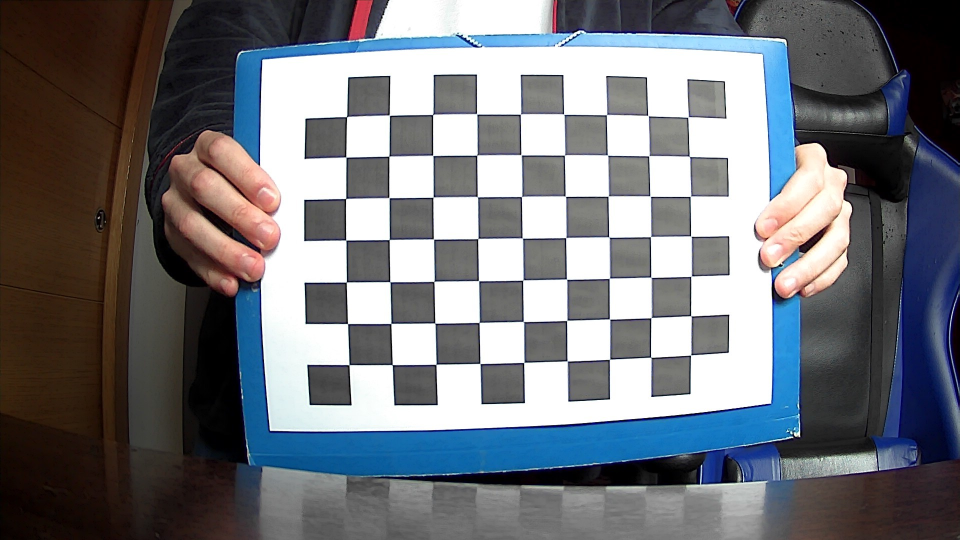
#> input picture chessboard/PC_camera/01.jpg, 1920 x 1080 px (shown at 1/2 size); its folder holds only this picture in this run
$ python show_patterns.py
#> lines starting #> are read from the running program, lines starting #| are printed output that depends on the picture; after the words box and inside, x2 and y2 are one past the last pixel; in counts of white or black regions, pixels touching at a corner belong together
### resources/camera_calibration.py
import numpy as np
import cv2 as cv
import os


def camera_calibration(chessboard, camera, path, show_patterns=False):
    # Termination criteria
#> called with chessboard = (9, 7), camera = (1920, 1080), path = 'chessboard/PC_camera', show_patterns = True
    if show_patterns:
        criteria = (cv.TERM_CRITERIA_EPS + cv.TERM_CRITERIA_MAX_ITER, 30, 0.001)

    # Prepare object points, like (0,0,0), (1,0,0), (2,0,0), ..., (6,5,0)
    objp = np.zeros((chessboard[0] * chessboard[1], 3), np.float32)
    objp[:, :2] = np.mgrid[0:chessboard[0], 0:chessboard[1]].T.reshape(-1, 2)

    # Arrays to store object points and image points from all the images.
    objpoints = []  # 3d points in real world space
    imgpoints = []  # 2d points in image plane

    images = os.listdir(path)

    for img_path in images:
        img = cv.imread(f'{path}/{img_path}')
#> img is the input picture: shape (1080, 1920, 3); mean B, G, R 121.5, 116.1, 113.9
        gray = cv.cvtColor(img, cv.COLOR_BGR2GRAY)
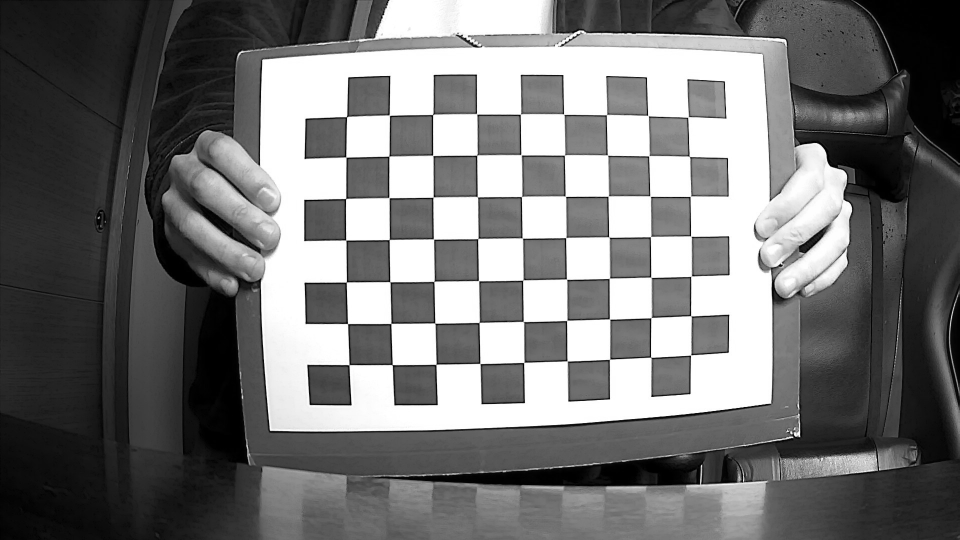
#> gray: shape (1080, 1920) (shown at 1/2 size); min 0, max 255, mean 116

        # Find the chess board corners
        ret, corners = cv.findChessboardCorners(gray, chessboard, None)
#> ret = True; corners = 63 rows, first 8: [693.1, 234.4], [780.2, 231.7], [865.4, 230.1], [952.4, 227.2], [1040.6, 229.6], [1127.4, 227.8], [1212.5, 230.5], [1295.6, 230.7]

        # If found, add object points, image points (after refining them)
        if ret:
            objpoints.append(objp)
            imgpoints.append(corners)

            if show_patterns:
                corners2 = cv.cornerSubPix(gray, corners, (11, 11), (-1, -1), criteria)
#> corners2 = 63 rows, first 8: [693.6, 234], [779.1, 231], [865.8, 229.5], [953.7, 228.4], [1040.8, 229], [1127.8, 229.1], [1213.2, 230.2], [1296.1, 231.8]

                # Draw and display the corners
                cv.drawChessboardCorners(img, chessboard, corners2, ret)
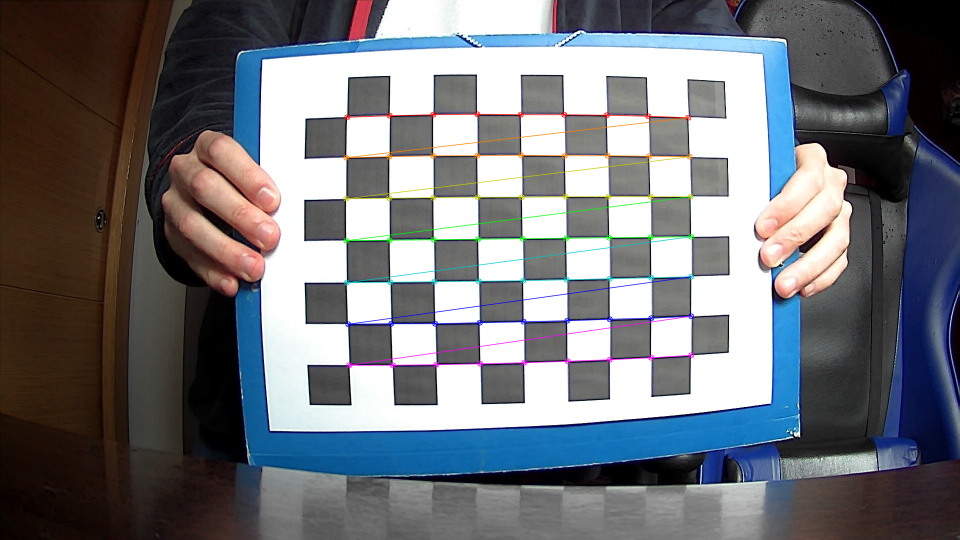
#> img: shape (1080, 1920, 3) (shown at 1/2 size); 1.53% of pixels changed, all inside (x1, y1, x2, y2) = (686, 222, 1389, 737)
                cv.imshow('Image', img)
                cv.waitKey(500)

    if show_patterns:
        cv.destroyAllWindows()

    ret, mtx, dist, rvecs, tvecs = cv.calibrateCamera(objpoints, imgpoints, camera, None, None)
#> ret = 0.547; mtx = [[6363.4, 0, 948.9], [0, 5748.1, 525.6], [0, 0, 1]]; dist = [[-7.82, 164.2, -0.0486, 0.0672, 679.4]]; rvecs = ([0.00659, -0.303, -0.0136],); tvecs = ([-2.82, -3.52, 67.4],)
    return mtx

### show_patterns.py
from resources.camera_calibration import *


def main():
    ###############################################################
    # Code to change for your convenience

    calibration_path = 'chessboard/PC_camera'
    chessboard_dimensions = (9, 7)
    camera_resolution = (1920, 1080)
    ###############################################################

    camera_calibration(chessboard_dimensions, camera_resolution, calibration_path, True)


if __name__ == "__main__":
    main()

$ run again, on chessboard/PC_camera/05.jpg
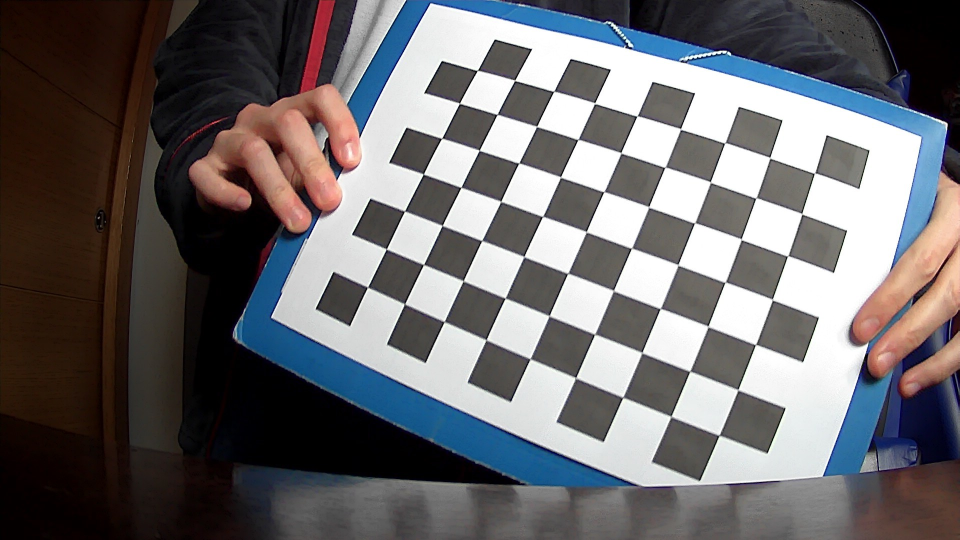
#> input picture chessboard/PC_camera/05.jpg, 1920 x 1080 px (shown at 1/2 size)
#> in camera_calibration, img is the input picture: shape (1080, 1920, 3); mean B, G, R 108, 106, 108.4
#> in camera_calibration, `gray = cv.cvtColor(img, cv.COLOR_BGR2GRAY)`:
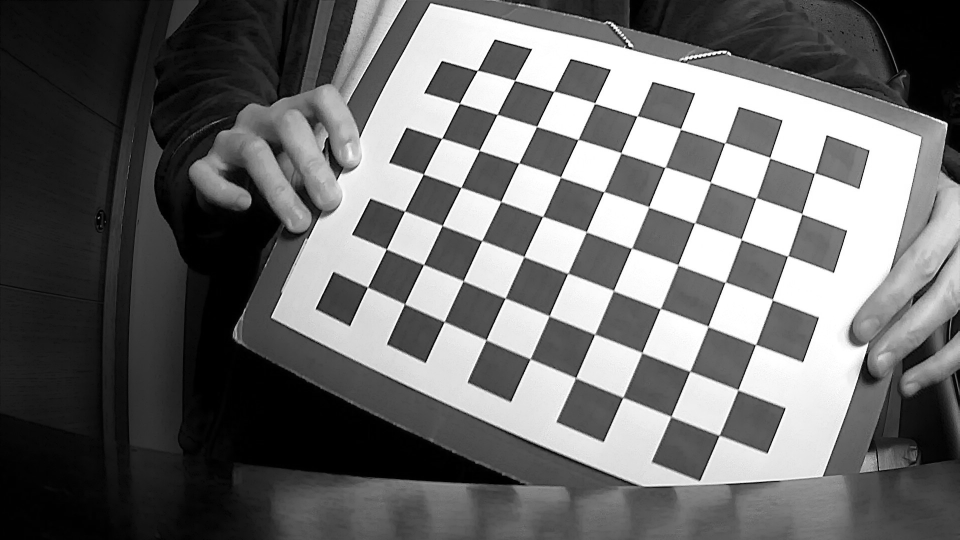
#> gray: shape (1080, 1920) (shown at 1/2 size); min 0, max 255, mean 106.9
#> in camera_calibration, `ret, corners = cv.findChessboardCorners(gray, chessboard, None)`: ret = True; corners = 63 rows, first 8: [954.8, 141.5], [1029.5, 161.7], [1108.2, 182.6], [1189.6, 205.6], [1274.2, 232.6], [1361.4, 257.1], [1449.1, 287.4], [1540.2, 316.4]
#> corners2 = 63 rows, first 8: [955.1, 141.5], [1029.6, 161.4], [1107.8, 183.2], [1189.6, 206.9], [1274.4, 232.6], [1361.2, 258.5], [1449.8, 286.6], [1539.8, 315.8]
#> in camera_calibration, `cv.drawChessboardCorners(img, chessboard, corners2, ret)`:
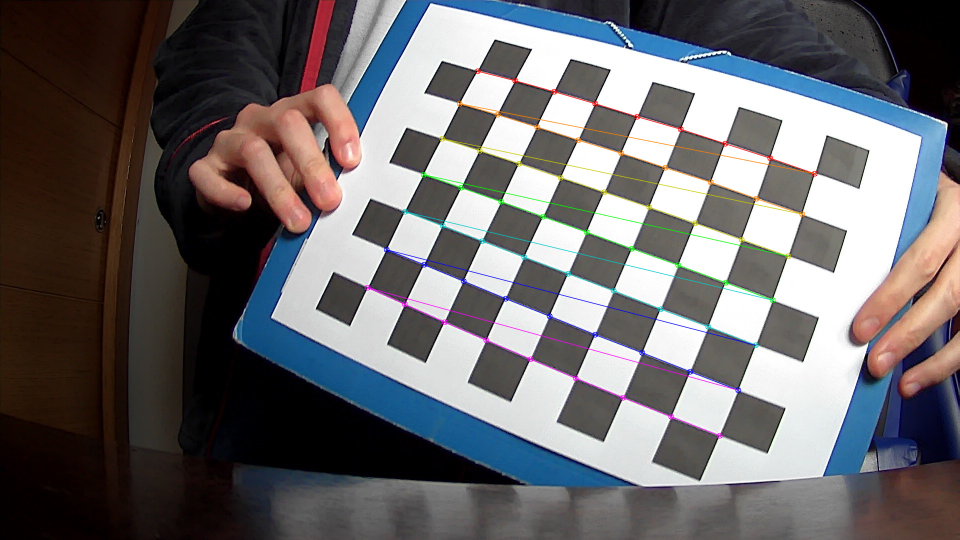
#> img: shape (1080, 1920, 3) (shown at 1/2 size); 1.58% of pixels changed, all inside (x1, y1, x2, y2) = (729, 136, 1636, 878)
#> in camera_calibration, `ret, mtx, dist, rvecs, tvecs = cv.calibrateCamera(objpoints, imgpoints..`: ret = 0.453; mtx = [[606.7, 0, 994.1], [0, 591.7, 640.4], [0, 0, 1]]; dist = [[-0.0598, -0.00239, -0.0163, 0.00753, 0.00199]]; rvecs = ([-0.115, 0.126, 0.412],); tvecs = ([-0.523, -6.2, 7.32],)

$ run again, on chessboard/PC_camera/06.jpg
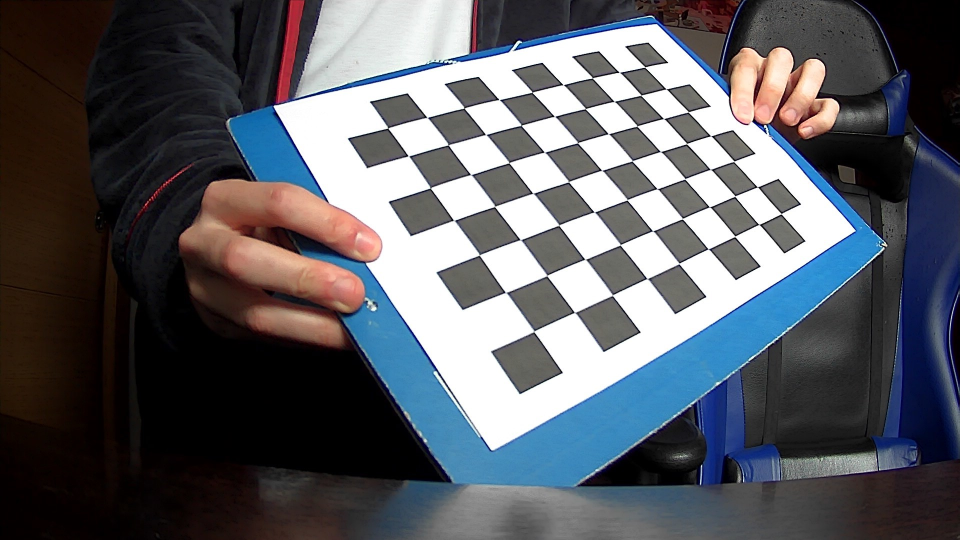
#> input picture chessboard/PC_camera/06.jpg, 1920 x 1080 px (shown at 1/2 size)
#> in camera_calibration, img is the input picture: shape (1080, 1920, 3); mean B, G, R 98.5, 92.7, 90.9
#> in camera_calibration, `gray = cv.cvtColor(img, cv.COLOR_BGR2GRAY)`:
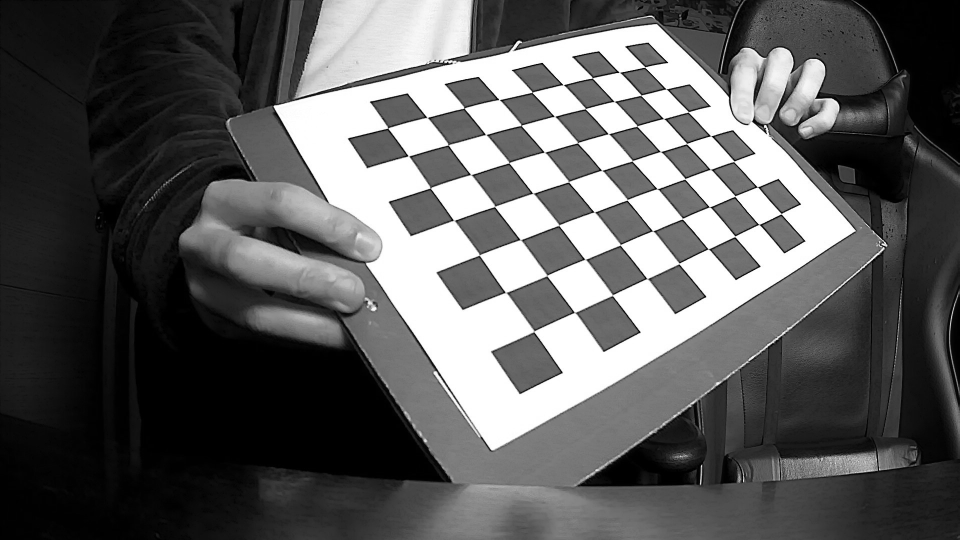
#> gray: shape (1080, 1920) (shown at 1/2 size); min 0, max 255, mean 92.8
#> in camera_calibration, `ret, corners = cv.findChessboardCorners(gray, chessboard, None)`: ret = True; corners = 63 rows, first 8: [1562.6, 427.7], [1518.5, 449.4], [1469.8, 473.4], [1416.2, 498.2], [1358.3, 527.2], [1294, 557.5], [1224.7, 592.1], [1148.8, 625.1]
#> corners2 = 63 rows, first 8: [1562.6, 427.7], [1518.2, 449.2], [1470.1, 473.2], [1416.8, 498.2], [1358.2, 527.5], [1294.3, 557.5], [1224.7, 590.9], [1149.5, 625.1]
#> in camera_calibration, `cv.drawChessboardCorners(img, chessboard, corners2, ret)`:
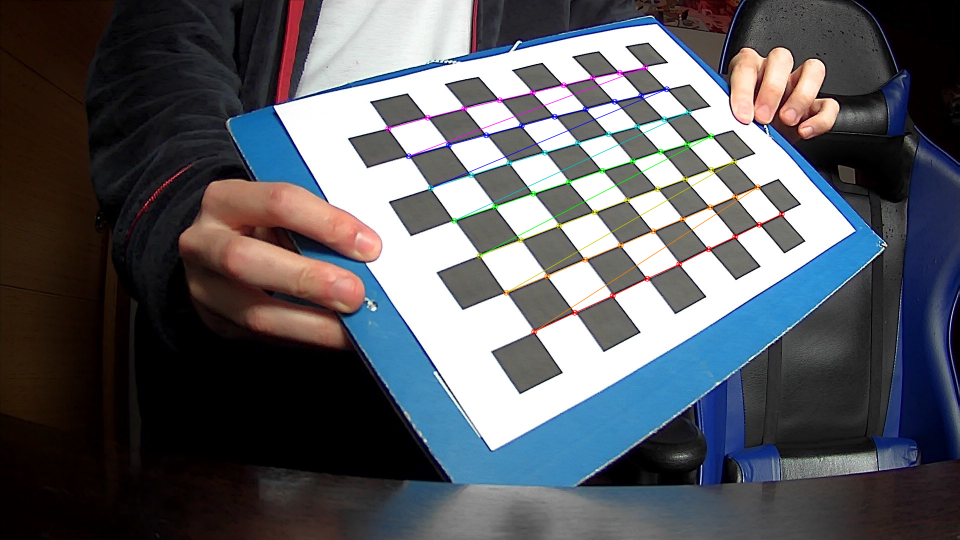
#> img: shape (1080, 1920, 3) (shown at 1/2 size); 1.17% of pixels changed, all inside (x1, y1, x2, y2) = (770, 129, 1570, 670)
#> in camera_calibration, `ret, mtx, dist, rvecs, tvecs = cv.calibrateCamera(objpoints, imgpoints..`: ret = 0.586; mtx = [[1209.9, 0, 1077.8], [0, 1171, 704.2], [0, 0, 1]]; dist = [[-0.15, -0.745, -0.0287, -0.0102, 1.71]]; rvecs = ([-0.476, 0.554, 2.52],); tvecs = ([6.37, -3.62, 15.02],)

$ run again, on chessboard/PC_camera/07.jpg
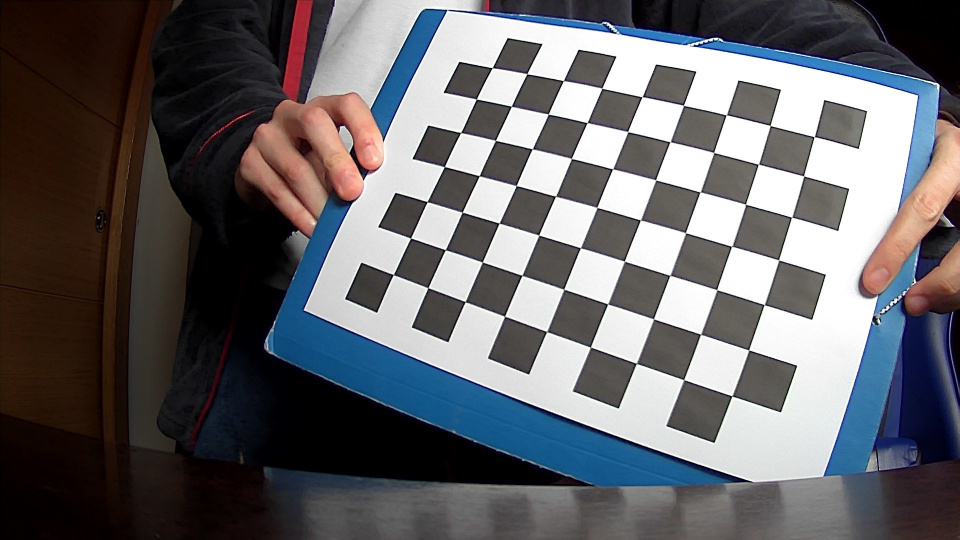
#> input picture chessboard/PC_camera/07.jpg, 1920 x 1080 px (shown at 1/2 size)
#> in camera_calibration, img is the input picture: shape (1080, 1920, 3); mean B, G, R 103.4, 100.2, 101.3
#> in camera_calibration, `gray = cv.cvtColor(img, cv.COLOR_BGR2GRAY)`:
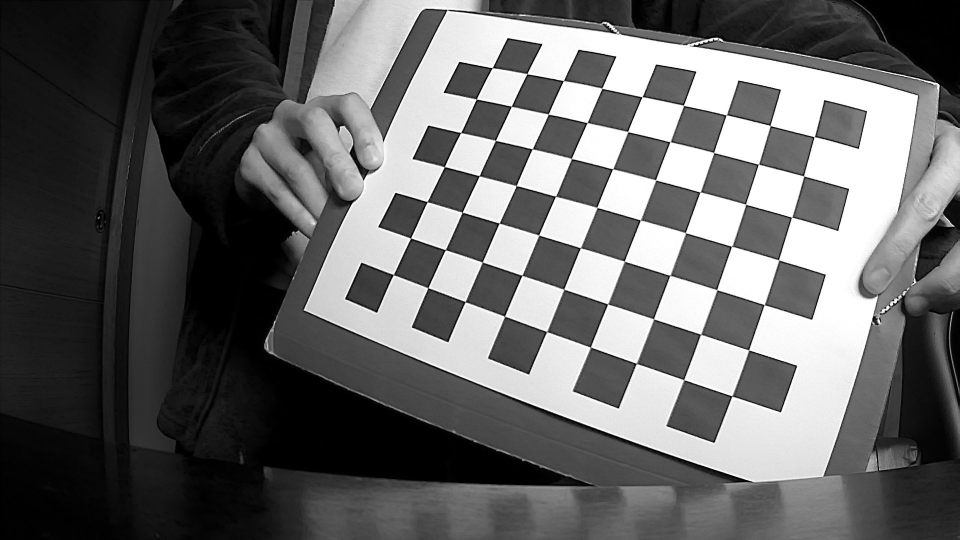
#> gray: shape (1080, 1920) (shown at 1/2 size); min 0, max 255, mean 100.9
#> in camera_calibration, `ret, corners = cv.findChessboardCorners(gray, chessboard, None)`: ret = True; corners = 63 rows, first 8: [984.4, 135.8], [1054.5, 148.1], [1127.6, 161.6], [1204, 177.3], [1284.1, 194.3], [1367.2, 211.4], [1452.1, 230.5], [1540.9, 252]
#> corners2 = 63 rows, first 8: [984.7, 136], [1054.2, 148], [1127.2, 161.8], [1204.2, 176.8], [1284.5, 194.1], [1367.2, 211], [1452.8, 230.2], [1540.5, 251.5]
#> in camera_calibration, `cv.drawChessboardCorners(img, chessboard, corners2, ret)`:
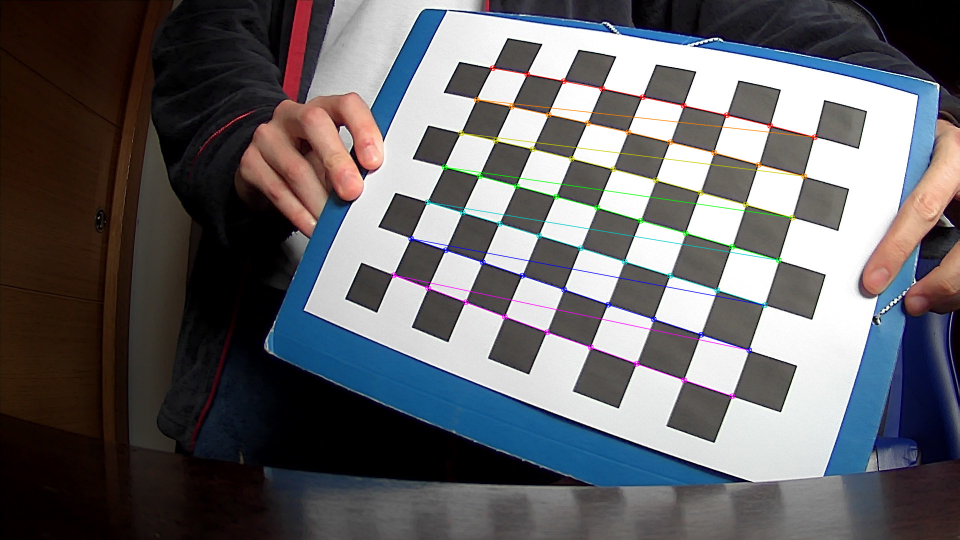
#> img: shape (1080, 1920, 3) (shown at 1/2 size); 1.52% of pixels changed, all inside (x1, y1, x2, y2) = (781, 130, 1636, 799)
#> in camera_calibration, `ret, mtx, dist, rvecs, tvecs = cv.calibrateCamera(objpoints, imgpoints..`: ret = 0.592; mtx = [[1203.3, 0, 880.9], [0, 1246.1, 592], [0, 0, 1]]; dist = [[-0.248, -0.0553, -0.0205, 0.0377, 0.0976]]; rvecs = ([-0.266, 0.361, 0.385],); tvecs = ([1.3, -5.86, 15.89],)
